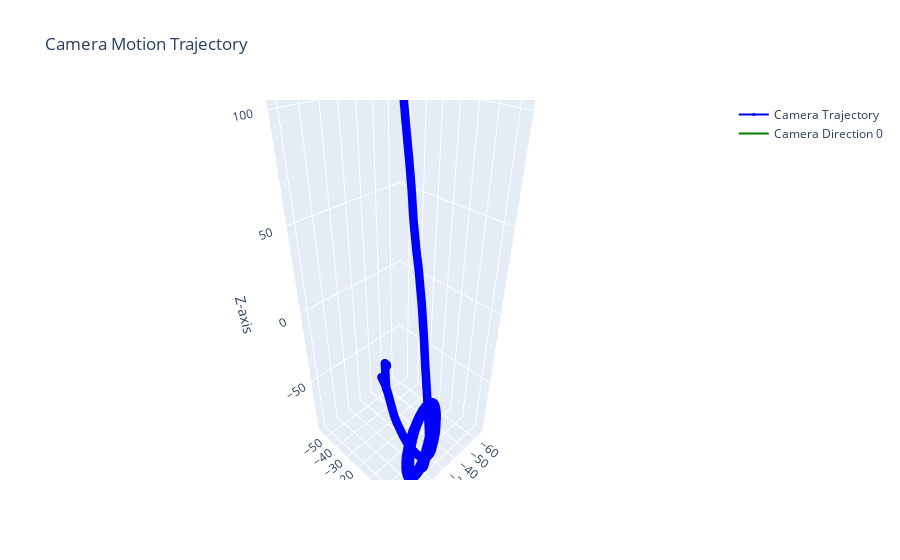

Notebook code for this chart:
### Code cell
import plotly.graph_objects as go
import numpy as np
# Создание фигуры
fig = go.Figure()

fig.add_trace(go.Scatter3d(
    x=trajectory[1:, 0],
    y=trajectory[1:, 1],
    z=trajectory[1:, 2],
    mode='lines+markers',
    marker=dict(size=3, color='blue'),
    line=dict(color='blue', width=2),
    name='Camera Trajectory'
))

# Добавление ориентации камеры в каждой точке траектории
for i, (R, t) in enumerate(zip(pose_cam,trajectory)):
    # Направление камеры (ось Z камеры)
    camera_direction = R @ np.array([0, 0, 1])  # Направление оси Z камеры
    camera_direction_end = t + camera_direction * 0.5  # Конец вектора направления

    # Добавляем линию, представляющую направление камеры
    fig.add_trace(go.Scatter3d(
        x=[t[0], camera_direction_end[0]],
        y=[t[1], camera_direction_end[1]],
        z=[t[2], camera_direction_end[2]],
        mode='lines',
        line=dict(color='green', width=2),
        name=f'Camera Direction {i}' if i == 0 else None,
        showlegend=False if i > 0 else True
    ))

# Настройка макета графика
fig.update_layout(
    title='Camera Motion Trajectory',
    scene = dict(
        xaxis_title='X-axis',
        yaxis_title='Y-axis',
        zaxis_title='Z-axis'
    ),
    showlegend=True
)

# Показать график
fig.show()
